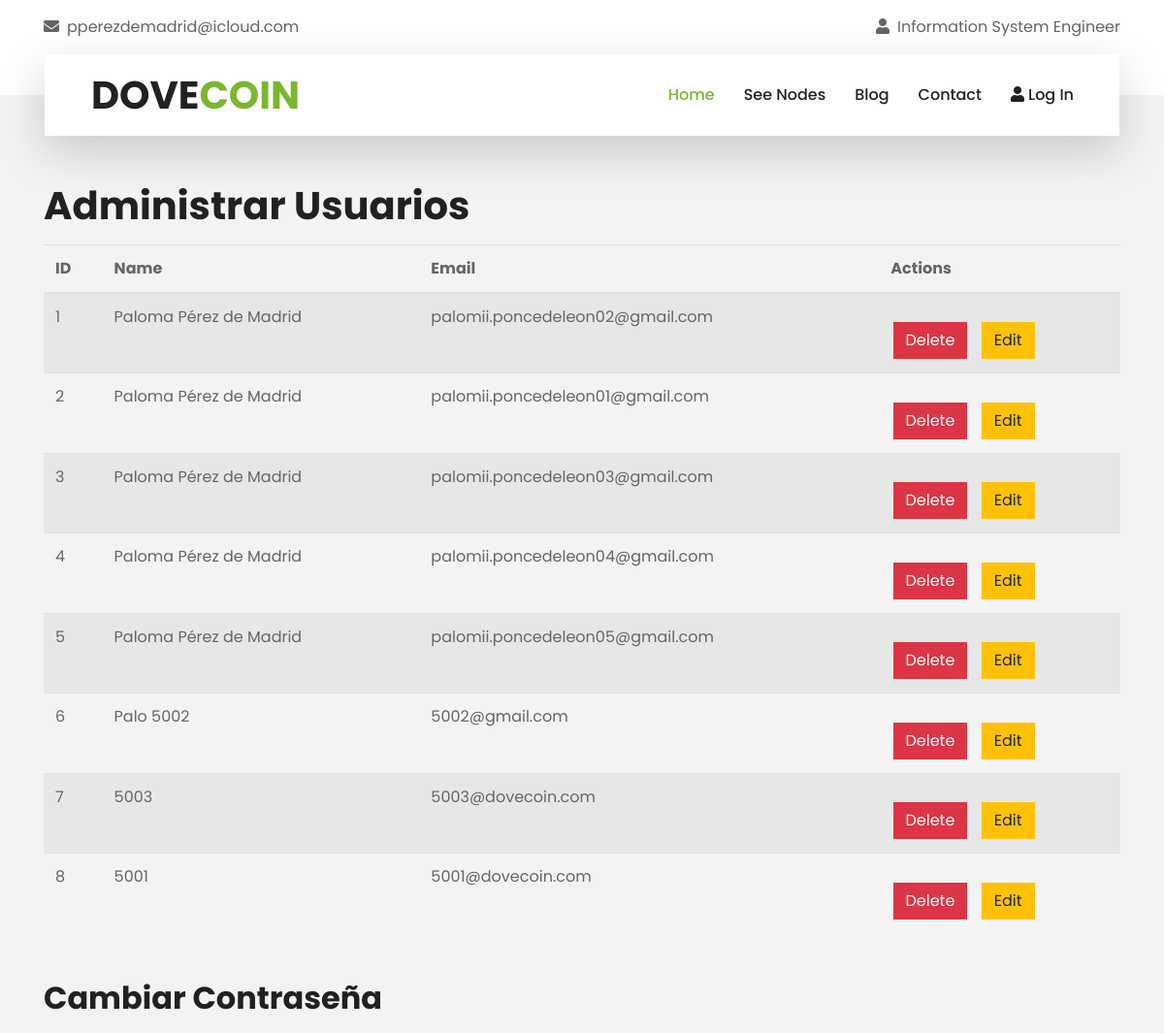
/admin (signed in, upper part), run on an earlier commit of the app's database.
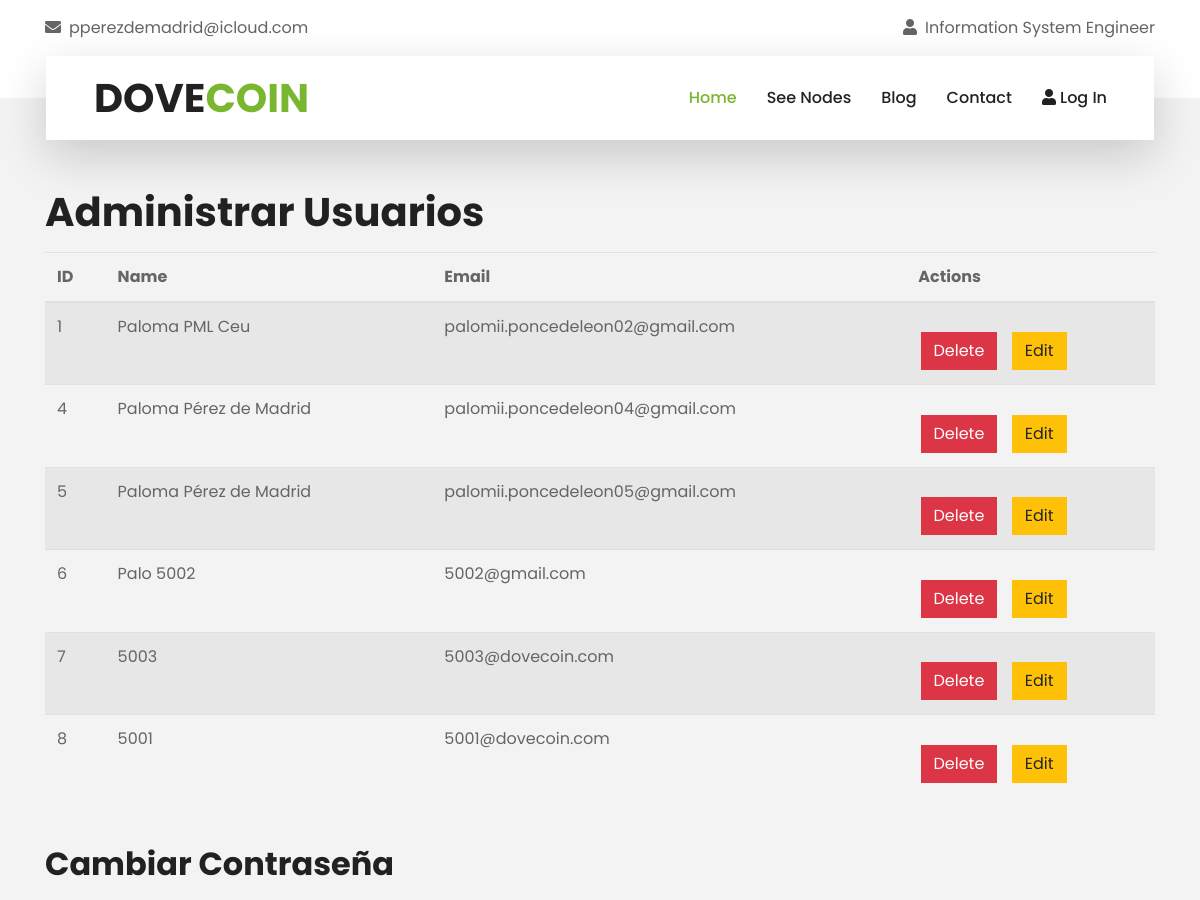
And on a later commit of the database.
### src/modules/users.py (models this page shows, shortened)
class Client(db.Model):
    __tablename__ = 'clients'
    id = db.Column(db.Integer, primary_key=True)
    name = db.Column(db.String(100), nullable=False)
    email = db.Column(db.String(100), unique=True, nullable=False)
    password = db.Column(db.String(100), nullable=False)
    node = db.Column(db.String(100), nullable=False)

### src/app.py (the view, shortened to what this page needs)
@app.route('/admin', methods=['GET', 'POST'])
def admin():
    if 'is_admin' not in session:
        return render_template('admin.html', clients=None)  # Muestra el formulario
    clients = Client.query.all()
    return render_template('admin.html', clients=clients)

### src/templates/Admin.html (shortened to what this page needs)
{% extends 'template.html' %}
{% block service %}
<div class="container mt-5">
    <h1>Administrar Usuarios</h1>
    {% if clients is none %}
        <form action="{{ url_for('admin') }}" method="post">
            <div class="mb-3">
                <label for="password" class="form-label">Password</label>
                <input type="password" class="form-control" id="password" name="password" required>
            </div>
            <button type="submit" class="btn btn-primary">Log In</button>
        </form>
    {% else %}
        <table class="table table-striped mt-3">
            <thead>
                <tr>
                    <th>ID</th>
                    <th>Name</th>
                    <th>Email</th>
                    <th>Actions</th>
                </tr>
            </thead>
            <tbody>
                {% for client in clients %}
                <tr>
                    <td>{{ client.id }}</td>
                    <td>{{ client.name }}</td>
                    <td>{{ client.email }}</td>
                    <td>
                        <div style="display: flex; gap: 10px; align-items: center;">
                            <form action="{{ url_for('delete_user', user_id=client.id) }}" method="post" style="margin: 0;">
                                <button type="submit" class="btn btn-danger">Delete</button>
                            </form>
                            <form action="{{ url_for('edit_user', user_id=client.id) }}" method="get" style="margin: 0;">
                                <button type="submit" class="btn btn-warning">Edit</button>
                            </form>
                        </div>
                    </td>
                </tr>
                {% endfor %}
            </tbody>
        </table>
        <div class="mt-5">
            <h2>Cambiar Contraseña</h2>
            <form id="changePasswordForm">
            </form>
        </div>
    {% endif %}
</div>
{% endblock %}

What changed in the data, as far as the page shows it:
removed Client: id "2", name "Paloma Pérez de Madrid", email "palomii.poncedeleon01@gmail.com"
removed Client: id "3", name "Paloma Pérez de Madrid", email "palomii.poncedeleon03@gmail.com"
changed Client "palomii.poncedeleon02@gmail.com": name "Paloma Pérez de Madrid" → "Paloma PML Ceu"
